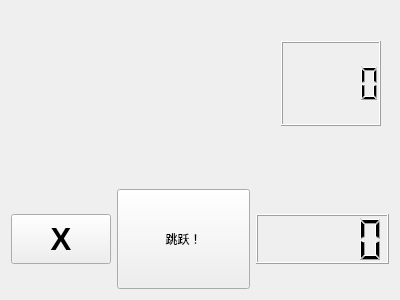
<?xml version="1.0" encoding="UTF-8"?>
<ui version="4.0">
 <class>Norwidget</class>
 <widget class="QWidget" name="Norwidget">
  <property name="geometry">
   <rect>
    <x>0</x>
    <y>0</y>
    <width>400</width>
    <height>300</height>
   </rect>
  </property>
  <property name="windowTitle">
   <string>Form</string>
  </property>
  <layout class="QGridLayout" name="gridLayout">
   <item row="1" column="0">
    <widget class="QPushButton" name="norbackbon">
     <property name="maximumSize">
      <size>
       <width>100</width>
       <height>50</height>
      </size>
     </property>
     <property name="font">
      <font>
       <pointsize>23</pointsize>
       <weight>75</weight>
       <bold>true</bold>
      </font>
     </property>
     <property name="text">
      <string>X</string>
     </property>
    </widget>
   </item>
   <item row="0" column="0" colspan="3">
    <widget class="QWidget" name="widget" native="true">
     <widget class="QLabel" name="norobj1">
      <property name="geometry">
       <rect>
        <x>30</x>
        <y>80</y>
        <width>91</width>
        <height>71</height>
       </rect>
      </property>
      <property name="text">
       <string/>
      </property>
      <property name="pixmap">
       <pixmap resource="image.qrc">:/Photo/obj1.png</pixmap>
      </property>
      <property name="scaledContents">
       <bool>true</bool>
      </property>
     </widget>
     <widget class="QLabel" name="norlabel">
      <property name="geometry">
       <rect>
        <x>60</x>
        <y>50</y>
        <width>54</width>
        <height>51</height>
       </rect>
      </property>
      <property name="text">
       <string/>
      </property>
      <property name="pixmap">
       <pixmap resource="image.qrc">:/Photo/character.png</pixmap>
      </property>
      <property name="scaledContents">
       <bool>true</bool>
      </property>
     </widget>
     <widget class="QLabel" name="norobj2">
      <property name="geometry">
       <rect>
        <x>110</x>
        <y>70</y>
        <width>91</width>
        <height>81</height>
       </rect>
      </property>
      <property name="text">
       <string/>
      </property>
      <property name="pixmap">
       <pixmap resource="image.qrc">:/Photo/obj1.png</pixmap>
      </property>
      <property name="scaledContents">
       <bool>true</bool>
      </property>
     </widget>
     <widget class="QLCDNumber" name="score">
      <property name="geometry">
       <rect>
        <x>270</x>
        <y>30</y>
        <width>100</width>
        <height>85</height>
       </rect>
      </property>
     </widget>
     <zorder>norobj1</zorder>
     <zorder>norobj2</zorder>
     <zorder>norlabel</zorder>
     <zorder>score</zorder>
    </widget>
   </item>
   <item row="1" column="1">
    <widget class="QPushButton" name="NORBON">
     <property name="minimumSize">
      <size>
       <width>0</width>
       <height>100</height>
      </size>
     </property>
     <property name="text">
      <string>跳跃！</string>
     </property>
    </widget>
   </item>
   <item row="1" column="2">
    <widget class="QLCDNumber" name="lcdNumber">
     <property name="maximumSize">
      <size>
       <width>16777215</width>
       <height>50</height>
      </size>
     </property>
    </widget>
   </item>
  </layout>
 </widget>
 <resources>
  <include location="image.qrc"/>
 </resources>
 <connections/>
</ui>
